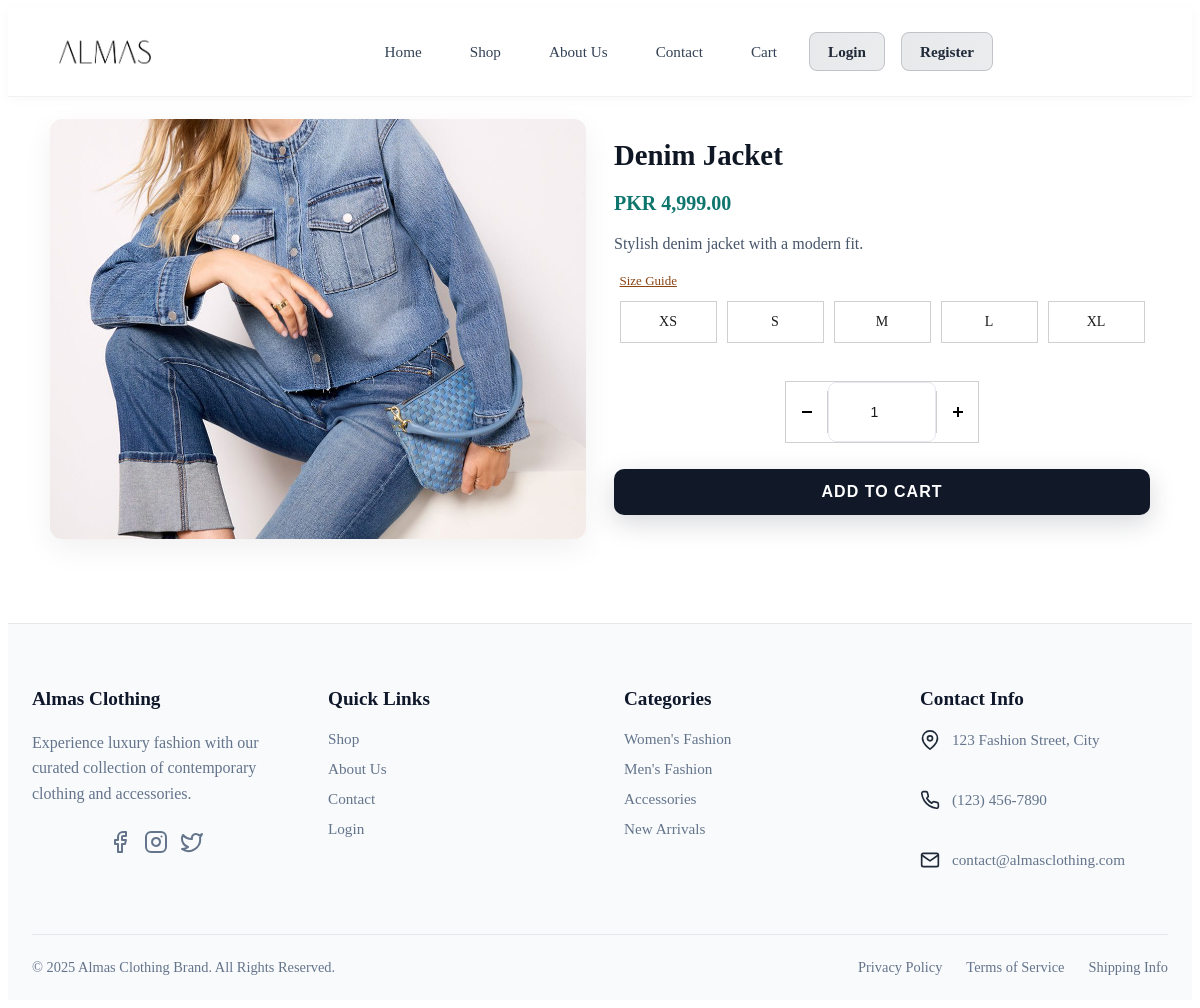
The page /public/product_page.php?id=2 on the database its author committed.
### tables this page shows
CREATE TABLE `products` (
  `product_id` int(11) NOT NULL AUTO_INCREMENT,
  `name` varchar(255) NOT NULL,
  `description` text DEFAULT NULL,
  `price` decimal(10,2) NOT NULL,
  `category_id` int(11) DEFAULT NULL,
  `image_url` varchar(255) DEFAULT NULL,
  `created_at` timestamp NOT NULL DEFAULT CURRENT_TIMESTAMP,
  PRIMARY KEY (`product_id`),
  KEY `category_id` (`category_id`),
  CONSTRAINT `products_ibfk_1` FOREIGN KEY (`category_id`) REFERENCES `categories` (`category_id`) ON DELETE SET NULL
);

### includes/functions.php (called while the page is built, shortened)
<?php
function get_product_by_id($conn, $id) {
    $stmt = $conn->prepare("SELECT p.*, c.name as category_name FROM products p LEFT JOIN categories c ON p.category_id = c.category_id WHERE p.product_id = ?");
    $stmt->execute([$id]);
    return $stmt->fetch(PDO::FETCH_ASSOC);
}
?>

### public/product_page.php (the view, shortened to what this page needs)
<?php
include('../includes/db.php');
include('../includes/functions.php');
include('../templates/header.php');
if (isset($_GET['id'])) {
    $product = get_product_by_id($conn, $_GET['id']);
}
$allSizes = ['XS', 'S', 'M', 'L', 'XL'];
?>
<main>
    <section class="product-detail">
        <div class="detail-grid">
            <div class="detail-media">
                <img src="../images/<?php echo htmlspecialchars($product['image_url']); ?>" alt="<?php echo htmlspecialchars($product['name']); ?>">
            </div>
            <div class="detail-info">
                <h1><?php echo htmlspecialchars($product['name']); ?></h1>
                <p class="detail-price">PKR <?php echo number_format($product['price'], 2); ?></p>
                <p class="detail-desc"><?php echo nl2br(htmlspecialchars($product['description'])); ?></p>
                <form method="POST" action="cart.php" class="add-to-cart-form">
                    <div class="size-selection">
                        <div class="size-header">
                            <button type="button" class="size-guide-link" onclick="openSizeGuide()">Size Guide</button>
                        </div>
                        <div class="size-options">
                            <?php foreach ($allSizes as $size): ?>
                                <label class="size-option">
                                    <span class="size-label"><?php echo $size; ?></span>
                                </label>
                            <?php endforeach; ?>
                        </div>
                    </div>
                    <div class="quantity-selection">
                        <div class="quantity-controls">
                            <button type="button" class="qty-btn" onclick="decreaseQty()">
                                <svg width="16" height="16" viewBox="0 0 16 16" fill="none">
                                    <path d="M3 8h10" stroke="currentColor" stroke-width="2"/>
                                </svg>
                            </button>
                            <input type="number" id="quantity" name="quantity" min="1" value="1" readonly>
                            <button type="button" class="qty-btn" onclick="increaseQty()">
                                <svg width="16" height="16" viewBox="0 0 16 16" fill="none">
                                    <path d="M8 3v10M3 8h10" stroke="currentColor" stroke-width="2"/>
                                </svg>
                            </button>
                        </div>
                    </div>
                    <button type="submit" class="btn cta add-to-cart-btn">ADD TO CART</button>
                </form>
            </div>
        </div>
    </section>
</main>
<?php include('../templates/footer.php'); ?>

### public/css/style.css (style rules this page uses)
.btn.cta { background: linear-gradient(90deg, #1f2937, #374151); padding: 14px 22px; font-weight: 800; border-radius: 12px; color: #fff; box-shadow: 0 8px 26px rgba(31, 41, 55, 0.18); }
.btn { display: inline-block; padding: 8px 10px; border-radius: 8px; background: #1f2937; color: #fff; text-decoration: none; }
.product-detail { max-width: 1100px; margin: 22px auto; padding: 0 18px; }
.detail-grid { display: grid; grid-template-columns: 1fr 1fr; gap: 28px; align-items: start; }
.detail-media img { width: 100%; height: 420px; object-fit: cover; border-radius: 12px; box-shadow: 0 10px 30px rgba(2, 6, 23, 0.06); }
.detail-info h1 { margin: 0 0 8px; font-size: 1.8rem; color: #0f1724; }
.detail-price { font-size: 1.25rem; color: #0f766e; font-weight: 800; margin-bottom: 12px; }
.detail-desc { color: #475569; line-height: 1.6; margin-bottom: 16px; }
.add-to-cart-form { display: flex; gap: 10px; align-items: center; }
.add-to-cart-form label { font-weight: 600; color: #374151; }
.add-to-cart-form input[type="number"] { width: 90px; padding: 8px; border-radius: 8px; border: 1px solid #e6e9ee; }
.btn.cta { padding: 14px; font-size: 1rem; font-weight: 600; background: #111827; color: #fff; border: none; border-radius: 10px; cursor: pointer; transition: background 0.2s ease, transform 0.1s ease; }

### public/product_page.php (style rules this page uses)
.detail-info { padding: 20px 0; }
.add-to-cart-form { display: flex; flex-direction: column; }
.size-selection { padding-bottom: 16px; }
.size-header { display: flex; justify-content: space-between; align-items: center; margin-bottom: 12px; }
.size-guide-link { background: none; border: none; color: #8B4513; text-decoration: underline; font-size: 13px; cursor: pointer; padding: 0; font-family: inherit; }
.size-options { display: flex; gap: 10px; flex-wrap: wrap; margin-bottom: 12px; }
.size-option { position: relative; cursor: pointer; }
.size-label { display: inline-block; padding: 12px 20px; border: 1px solid #d0d0d0; background: white; font-size: 14px; font-weight: 400; transition: all 0.2s ease; min-width: 55px; text-align: center; color: #1a1a1a; }
.quantity-selection { padding-bottom: 16px; }
.quantity-controls { display: flex; align-items: center; gap: 0; width: fit-content; border: 1px solid #d0d0d0; }
.qty-btn { width: 42px; height: 42px; border: none; background: white; cursor: pointer; display: flex; align-items: center; justify-content: center; transition: all 0.2s; border-right: 1px solid #d0d0d0; }
.qty-btn:last-of-type { border-right: none; border-left: 1px solid #d0d0d0; }
.quantity-controls input { width: 60px; height: 42px; text-align: center; border: none; font-size: 14px; font-weight: 400; color: #1a1a1a; }
.add-to-cart-btn { width: 100%; padding: 16px 32px; background: #3a3a3a; color: white; border: none; font-size: 13px; font-weight: 600; letter-spacing: 1px; cursor: pointer; transition: background 0.3s; margin-bottom: 24px; text-transform: uppercase; }

### rows shown on the page
products: image_url (picture), name "Denim Jacket", price "4,999.00", description "Stylish denim jacket with a modern fit."

### other values the page prints
$size "XS"
$size "S"
$size "M"
$size "L"
$size "XL"
